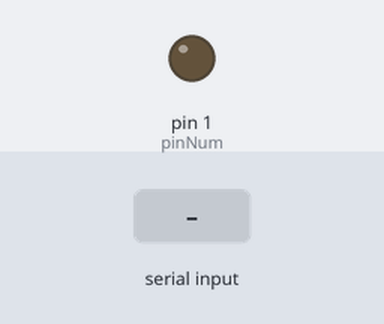
The sketch below on a simulated Teensy 3. On the bench: output pins drawn as LEDs (lit = HIGH). The inputs (shaded band) are chosen by the test bench. What the sketch prints to the serial monitor is not drawn.

Above: at 0.75 s.
1.3 s: "90,45\n" received over Serial
Timing chart, 0 to 2.7 s (numbered marks = the images above; inputs shaded):
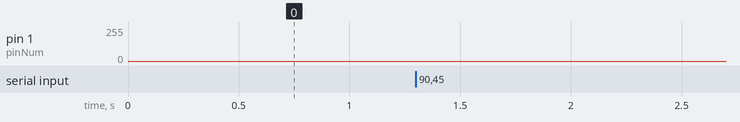

The sketch:

bidirectional_dshot_v2.ino
```cpp
#include <stdlib.h>
#include <math.h>
#include <TimeLib.h>
#include <cmath>
#include <stdint.h>

#define pinNum 1

// P1-5 are 100-500 ns pauses, tested with an oscilloscope (2 second
// display persistence) and a Teensy 3.2 compiling with
// Teensyduino/Arduino 1.8.1, "faster" setting
#define NOP1 "nop\n\t"
#define NOP5 "nop\n\t""nop\n\t""nop\n\t""nop\n\t""nop\n\t"
#define NOP10 "nop\n\t""nop\n\t""nop\n\t""nop\n\t""nop\n\t""nop\n\t""nop\n\t""nop\n\t""nop\n\t""nop\n\t"
#define NOP50 NOP10 NOP10 NOP10 NOP10 NOP10
#define NOP100 NOP50 NOP50
#define NOP1000 NOP100 NOP100 NOP100 NOP100 NOP100 NOP100 NOP100 NOP100 NOP100 NOP100

// dshot600
#define ON_HIGH __asm__(NOP1000 NOP100 NOP100 NOP100 NOP100 NOP100) //1250ns
#define ON_LOW __asm__(NOP100 NOP100 NOP100 NOP100 NOP100) //416.6ns
#define OFF_HIGH __asm__(NOP100 NOP100 NOP100 NOP100 NOP100 NOP100 NOP100 NOP50) //0625ns
#define OFF_LOW __asm__(NOP1000 NOP100 NOP100 NOP50) //1041.6ns

float input_signal = 90;
unsigned long beginRx;
unsigned long startTime = 0;
static const int telemetry = 0;
bool TX = 1;
bool RX = 0;
bool err;
bool iterate = false;
bool forwards = true;
int checksum_err_counter = 0;
int checksum_succ_counter = 0;

// Dshot feedback ISR
volatile unsigned long timeStamp = 0; //system clock captured in interrupt
volatile unsigned long lastTime = 0;
volatile int timeRecord[21] = {0};
volatile bool first = 0;
volatile int counter = 0;

// Averaging the RPM's down to a lower data rate
int RPM_sum = 0;
int RPM_counter = 0;
int signal_sum = 0;
int signal_counter = 0;
int cmd_counter = 0;


void int2bin (int num,int* si){

  int rev[11];
  int i = 0;
  while (num > 0) {
    rev[i] = num % 2;
    num = num/2;
    i++;
  }
  while (i<11) {
      rev[i] = 0;
      i++;
  }

  //reverse it
  for (int j = 0; j<11; j++){
      si[j] = rev[10-j];
  }
}


void crc2bin (int num,int* si){

  int rev[4];
  int i = 0;
  while (num > 0) {
    rev[i] = num % 2;
    num = num/2;
    i++;
  }
  while (i<4) {
      rev[i] = 0;
      i++;
  }

  //reverse it
  for (int j = 0; j<4; j++){
      si[12+j] = rev[3-j];
  }
}


void inv_on(){

  digitalWriteFast(pinNum,LOW);
  ON_HIGH;
  digitalWriteFast(pinNum,HIGH);
  ON_LOW;

}


void inv_off(){

  digitalWriteFast(pinNum, LOW);
  OFF_HIGH;
  digitalWriteFast(pinNum, HIGH);
  OFF_LOW;

}


int decode_signal(volatile int * array_pointer){

    int counter = 0;
    unsigned int rx_sig = 0;

    for(int i=0; i<21; i++){
      *(array_pointer + i) = rint((*(array_pointer + i))/800.0); // Cycle ticks to pulse unit length

      for(int j=0; j<*(array_pointer + i); j++){
        if(i%2 == 1){ // If the array index is odd, which determines if it's a 1 or a 0
          rx_sig += (1 << (20 - (counter + j)));
        }
      }

      counter += *(array_pointer + i);
    }

    // Pad 1's at the end
    for(int k=counter; k<21; k++){
      rx_sig += (1 << (20 - k));
    }

    unsigned int gcr = (rx_sig ^ (rx_sig >> 1));

    static const uint8_t gcr_map[32] = {
      0, 0, 0, 0, 0, 0, 0, 0, 0, 9, 10, 11, 0, 13, 14, 15,
      0, 0, 2, 3, 0, 5, 6, 7, 0, 0, 8, 1, 0, 4, 12, 0 };

    uint16_t fin_sig = gcr_map[gcr & 0x1f];
    fin_sig |= gcr_map[(gcr >> 5) & 0x1f] << 4;
    fin_sig |= gcr_map[(gcr >> 10) & 0x1f] << 8;
    fin_sig |= gcr_map[(gcr >> 15) & 0x1f] << 12;

    uint16_t csum = fin_sig;
    csum = csum ^ (csum >> 8);
    csum = csum ^ (csum >> 4);

    // Checksum calculation
    if((csum & 0xf) != 0xf){
      err = 1;
      checksum_err_counter++;
      return 0;
    }

    checksum_succ_counter++;

    if((fin_sig >> 4) == 0x0fff){
      return 0;
    }

    uint8_t shift = fin_sig >> 13;
    uint16_t period_us = (((fin_sig >> 4) & 0b111111111) << shift);
    float eRPM = 1 / ((float)period_us / 60000000);
    return eRPM/7;

}


void ns2dshot_inv(int signal_ds, int telemetry){

    int final_sig[16];
    int2bin(signal_ds,final_sig);
    final_sig[11] = telemetry; //Telemetry Request
    signal_ds = (signal_ds<<1)+telemetry;
    int crc = (~(signal_ds ^ (signal_ds >> 4) ^ (signal_ds >> 8))) & 0x0F;

    crc2bin(crc,final_sig);

    noInterrupts();

    for (int i = 0; i<16; i++) {
      if (final_sig[i] == 1) inv_on();
      else if (final_sig[i] == 0) inv_off();
    }
    digitalWriteFast(pinNum,HIGH);
    interrupts();
    delayMicroseconds(20);

}


int updateCommand(int input_signal){

  // Get user input command
  if (Serial.available()){
    char new_input[4];
    int n = 0;
    while (Serial.available()){
      new_input[n] = Serial.read();
      n++;
    }
    input_signal = atoi(new_input);
  }

  return input_signal;

}


void getTime() {

  if(first){
    timeStamp = ARM_DWT_CYCCNT;
    lastTime = timeStamp;
    first = 0;
  }else{
    lastTime = timeStamp;
    timeStamp = ARM_DWT_CYCCNT;
    timeRecord[counter] = timeStamp - lastTime;
    counter++;
  }

}


// --------------------------------------------------------------------------------------- //

void setup() {
  pinMode(pinNum, OUTPUT);
  Serial.begin(115200);

  // Start ARM cycle counter
  ARM_DEMCR |= ARM_DEMCR_TRCENA;  // debug exception monitor control register; enables trace and debug
  ARM_DWT_CTRL |= ARM_DWT_CTRL_CYCCNTENA;

  Serial.print("Input command, "); Serial.println("Dshot RPM Sample");

}

// --------------------------------------------------------------------------------------- //

void loop() {

  if(TX){

    // If the user sent something through the terminal, update the throttle command
    input_signal = updateCommand(input_signal);

    // Construct & send the signal
    ns2dshot_inv((int)input_signal, telemetry);

    // Update flags & variables for Rx
    TX = 0; RX = 1; first = 1; counter = 0; timeStamp = 0; err = 0;
    beginRx = micros();
    for(int i=0; i<21; i++){
      timeRecord[i] = 0;
    }

    // Switch input and get ready to receive a signal
    pinMode(pinNum, INPUT);
    attachInterrupt(pinNum, getTime, CHANGE);

  }

  // This will continually loop while interrupts keep track of the signal change timestamps
  if(RX){

    if(micros() - beginRx >= 60){

      detachInterrupt(pinNum);

      // If we received data
      if(timeRecord[0] != 0){

        unsigned short RPM = decode_signal(&timeRecord[0]);

        if(!err){
          signal_sum += input_signal; RPM_sum += RPM;
          RPM_counter++; signal_counter++;
        }

        if(cmd_counter % 8 == 0){

          Serial.print((float)signal_sum/signal_counter); Serial.print(", ");
          Serial.println((float)RPM_sum/RPM_counter);

          signal_sum = 0;
          signal_counter = 0;
          RPM_sum = 0;
          RPM_counter = 0;
          cmd_counter = 0;

        }

      }

      // Update flags
      cmd_counter++;
      RX = 0; TX = 1;
      pinMode(pinNum, OUTPUT);

    }
  }
}
```
